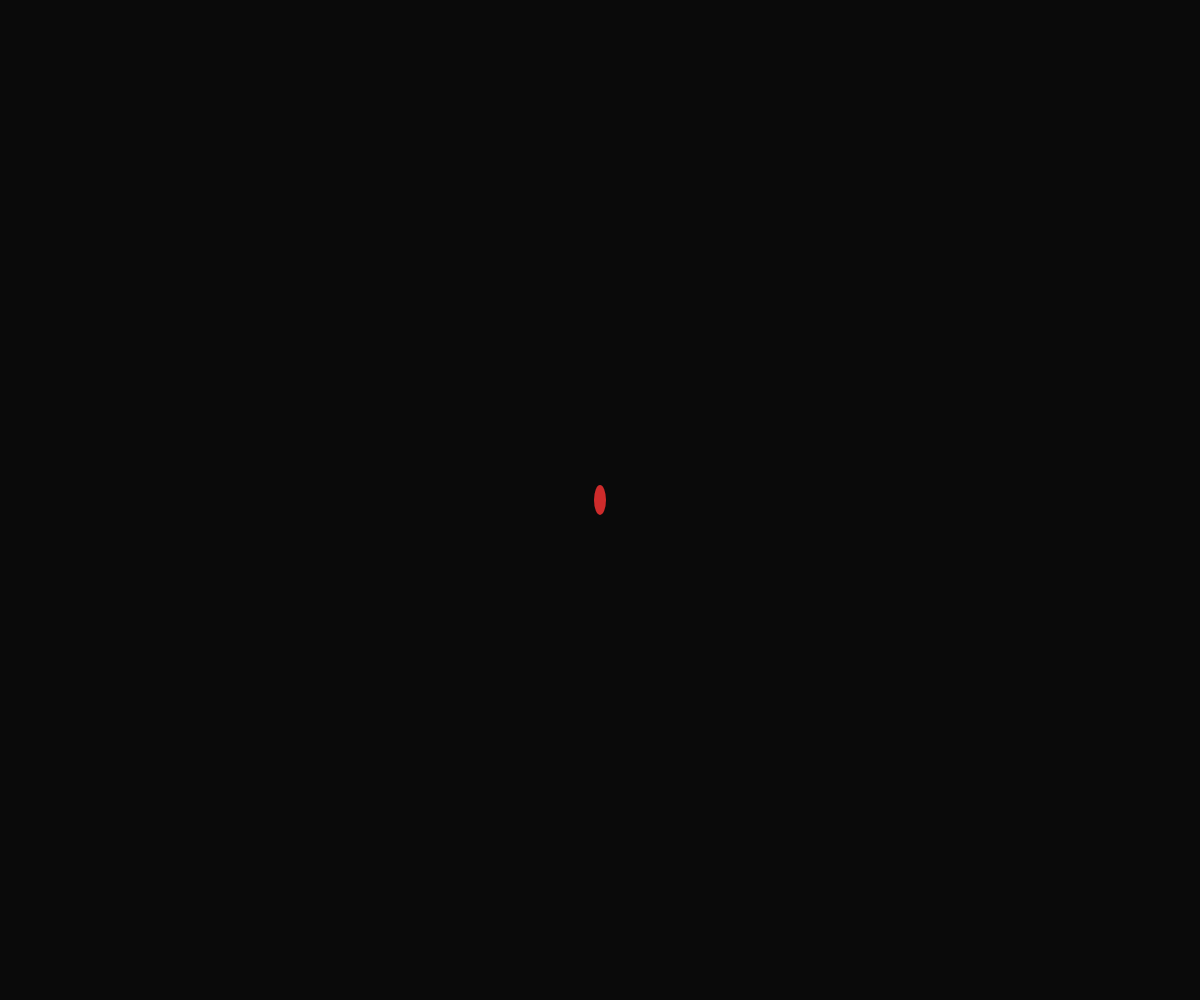
Frame 1 (no input)
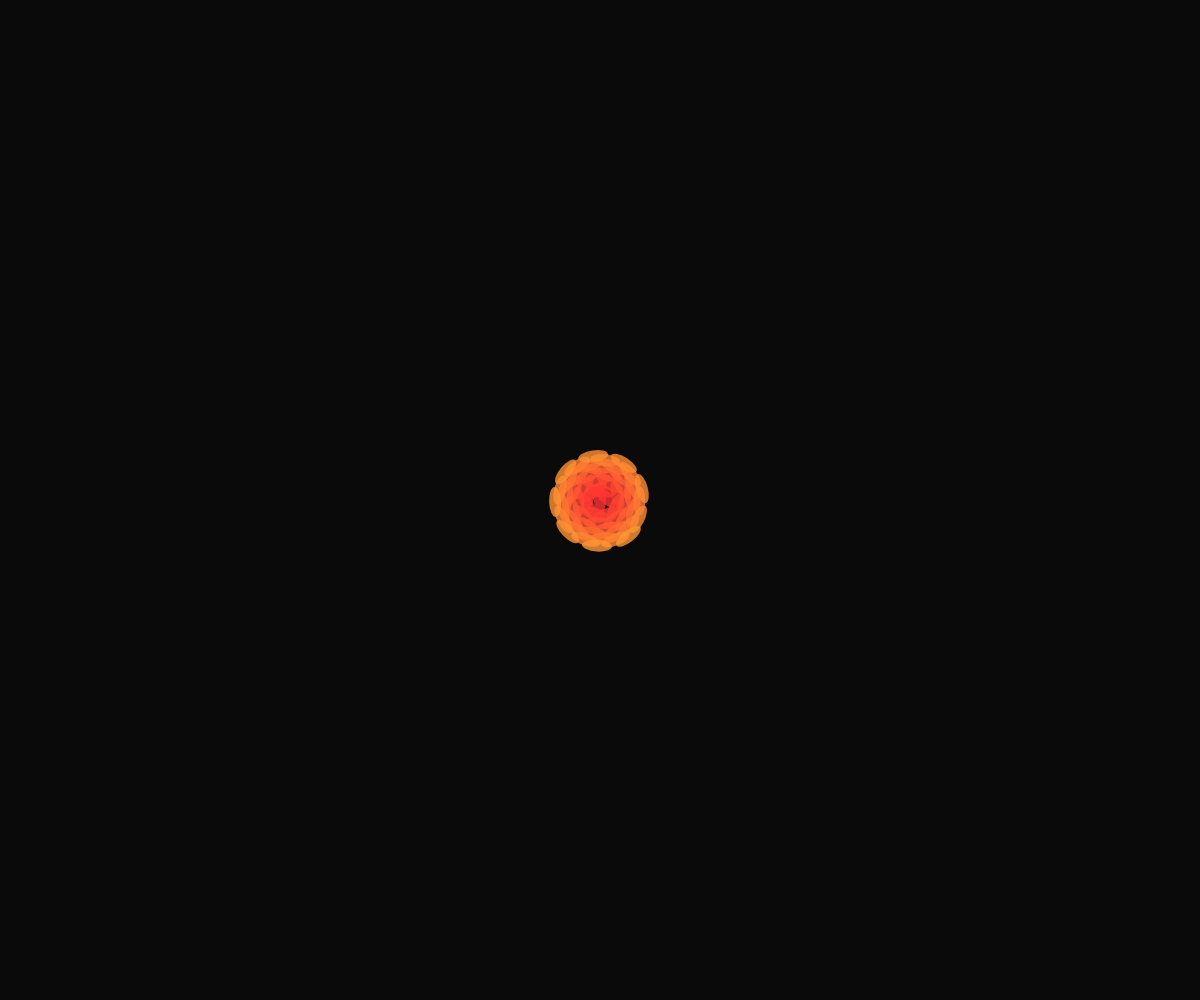
Frame 60 (no input)
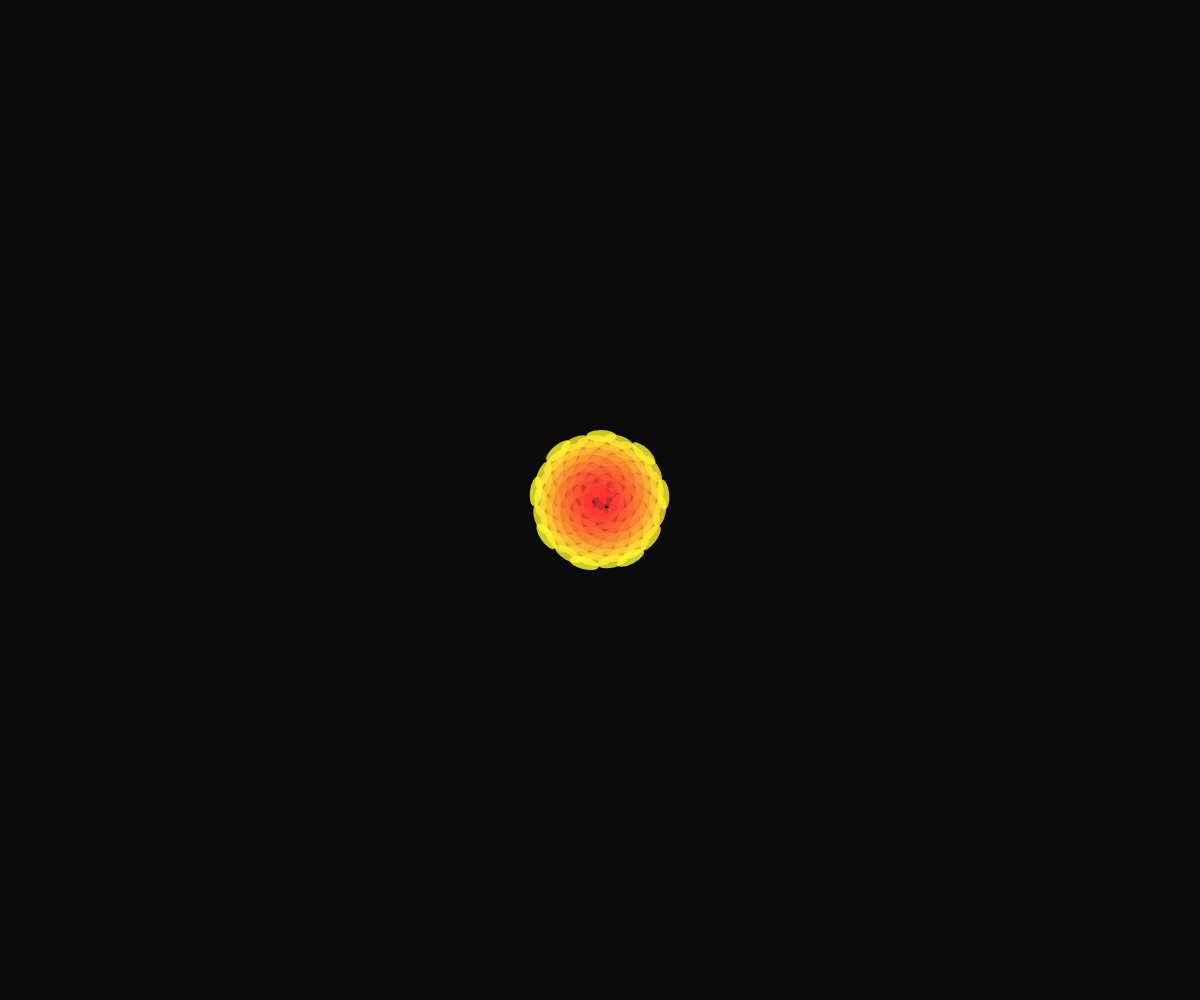
Frame 120 (the mouse pressed at the canvas centre since frame 60)

The p5.js sketch that drew these frames (run headless with seeded random() and noise() and a simulated clock; from frame 60 on, the mouse is pressed at the canvas centre):

// p5.js sketch
// ── sketch.js
let n = 0;
let c = 6; // spacing between leaves
let angle = 137.5; // golden angle (magic number)

function setup() {
  createCanvas(windowWidth, windowHeight);
  background(10);
  colorMode(HSB, 360, 100, 100, 100);
}

function draw() {
  translate(width / 2, height / 2);

  let a = n * angle;
  let r = c * sqrt(n);

  let x = r * cos(a);
  let y = r * sin(a);

  let hue = (n * 0.5) % 360;

  noStroke();
  fill(hue, 80, 100, 80);

  // leaf-like ellipse
  push();
  translate(x, y);
  rotate(a);
  ellipse(0, 0, 12, 30);
  pop();

  n++;

  // reset softly when it gets too big (keeps it infinite)
  if (r > max(width, height)) {
    n = 0;
    background(10, 10, 10, 20);
  }
}

function windowResized() {
  resizeCanvas(windowWidth, windowHeight);
  background(10);
}
